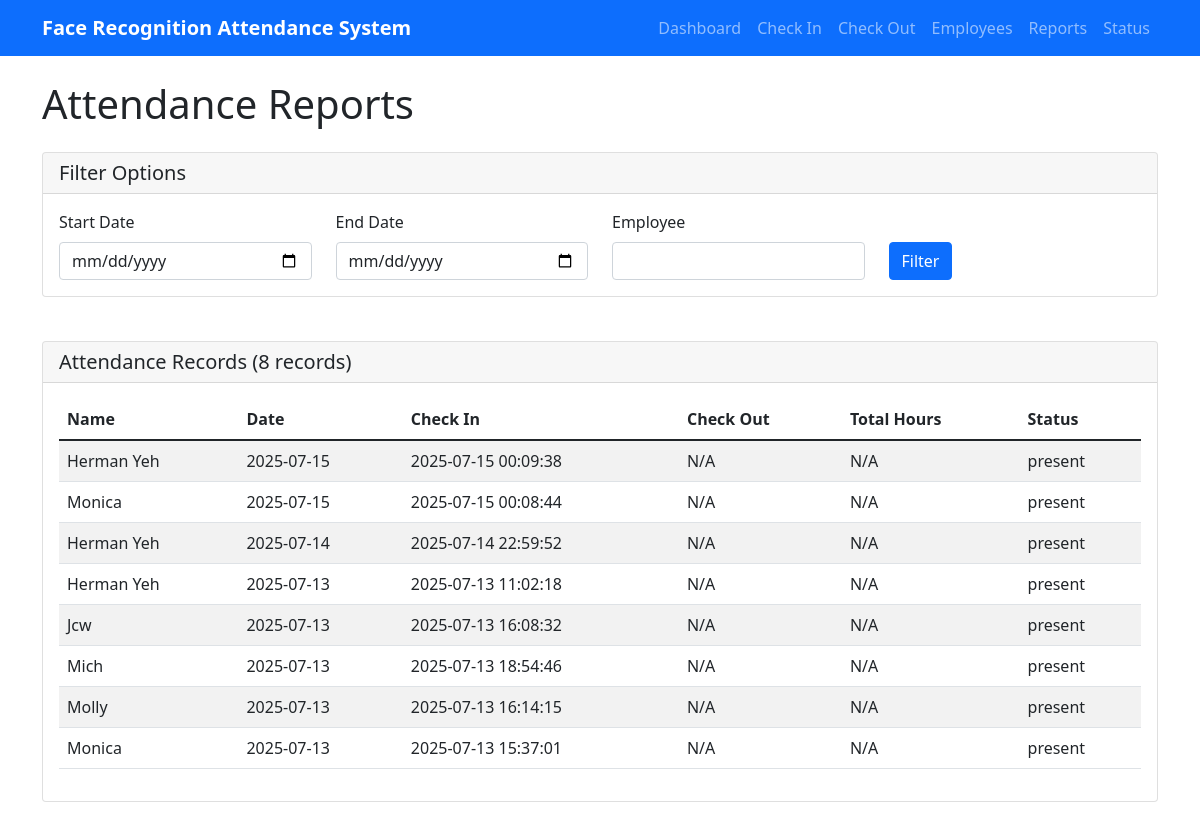
The page /reports on the database as committed earlier.
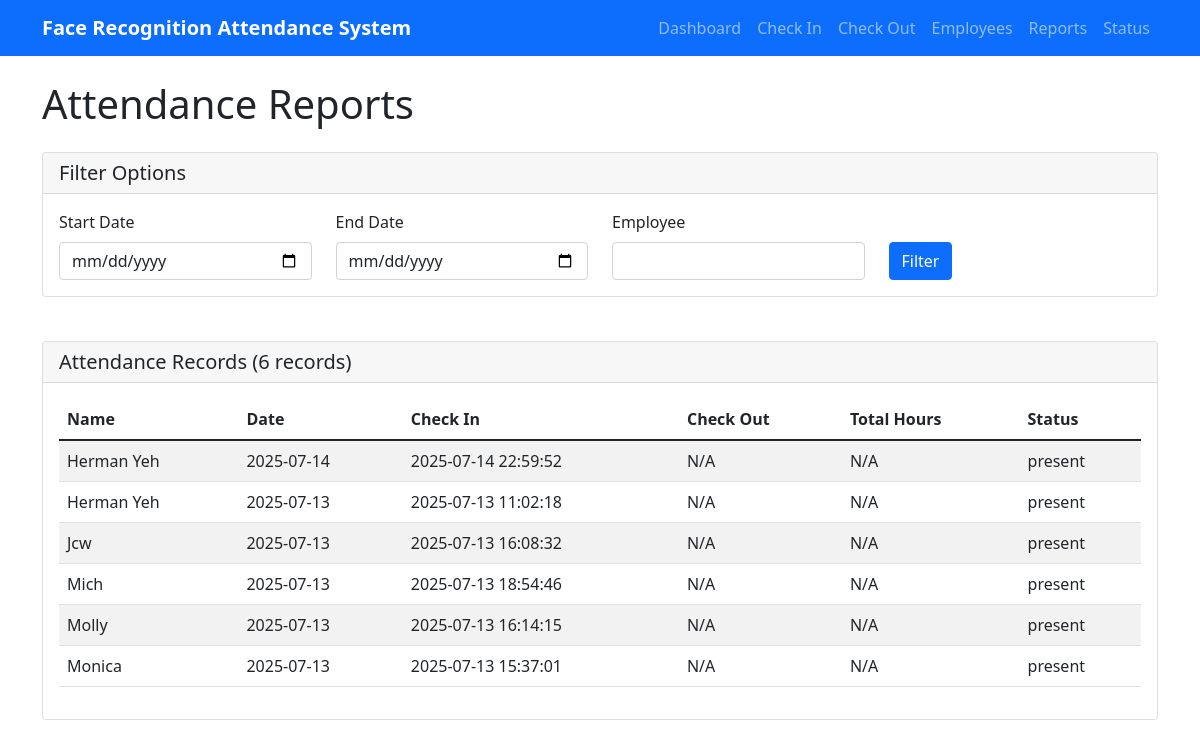
The same page on the database as committed later.
### tables this page shows
CREATE TABLE attendance (
                    id INTEGER PRIMARY KEY AUTOINCREMENT,
                    name TEXT NOT NULL,
                    date TEXT NOT NULL,
                    check_in_time TEXT,
                    check_out_time TEXT,
                    total_hours REAL,
                    status TEXT DEFAULT 'present',
                    created_at TIMESTAMP DEFAULT CURRENT_TIMESTAMP
                );

### attendance_web_server.py (the view)
@app.route('/reports')
def reports():
    db = get_db()
    start_date = request.args.get('start_date', '')
    end_date = request.args.get('end_date', '')
    employee = request.args.get('employee', '')
    records = db.get_attendance_report(
        start_date if start_date else None,
        end_date if end_date else None,
        employee if employee else None
    )
    return render_template('reports.html', records=records)

### attendance_web_server.py (called while the page is built)
def get_db():
    global db
    if db is None:
        db = AttendanceDatabase()
    return db

### templates/reports.html (shortened to what this page needs)
{% extends "base.html" %}
{% block content %}
<h1 class="mb-4">Attendance Reports</h1>
<div class="row mb-4">
    <div class="col-md-12">
        <div class="card">
            <div class="card-header">
                <h5 class="card-title mb-0">Filter Options</h5>
            </div>
            <div class="card-body">
                <form method="GET" class="row">
                    <div class="col-md-3">
                        <label for="start_date" class="form-label">Start Date</label>
                        <input type="date" class="form-control" id="start_date" name="start_date"
                               value="{{ request.args.get('start_date', '') }}">
                    </div>
                    <div class="col-md-3">
                        <label for="end_date" class="form-label">End Date</label>
                        <input type="date" class="form-control" id="end_date" name="end_date"
                               value="{{ request.args.get('end_date', '') }}">
                    </div>
                    <div class="col-md-3">
                        <label for="employee" class="form-label">Employee</label>
                        <input type="text" class="form-control" id="employee" name="employee"
                               value="{{ request.args.get('employee', '') }}">
                    </div>
                    <div class="col-md-3">
                        <label class="form-label">&nbsp;</label>
                        <button type="submit" class="btn btn-primary d-block">Filter</button>
                    </div>
                </form>
            </div>
        </div>
    </div>
</div>
<div class="card">
    <div class="card-header">
        <h5 class="card-title mb-0">Attendance Records ({{ records|length }} records)</h5>
    </div>
    <div class="card-body">
        {% if records %}
            <div class="table-responsive">
                <table class="table table-striped">
                    <thead>
                        <tr>
                            <th>Name</th>
                            <th>Date</th>
                            <th>Check In</th>
                            <th>Check Out</th>
                            <th>Total Hours</th>
                            <th>Status</th>
                        </tr>
                    </thead>
                    <tbody>
                        {% for record in records %}
                        <tr>
                            <td>{{ record.name }}</td>
                            <td>{{ record.date }}</td>
                            <td>{{ record.check_in_time or 'N/A' }}</td>
                            <td>{{ record.check_out_time or 'N/A' }}</td>
                            <td>{{ record.total_hours or 'N/A' }}</td>
                            <td>{{ record.status }}</td>
                        </tr>
                        {% endfor %}
                    </tbody>
                </table>
            </div>
        {% else %}
            <p>No records found.</p>
        {% endif %}
    </div>
</div>
{% endblock %}

### templates/base.html (shortened to what this page needs)
<!DOCTYPE html>
<html lang="en">
<head>
    <link href="https://cdn.jsdelivr.net/npm/bootstrap@5.1.3/dist/css/bootstrap.min.css" rel="stylesheet">
</head>
<body>
    <nav class="navbar navbar-expand-lg navbar-dark bg-primary">
        <div class="container">
            <a class="navbar-brand" href="/">Face Recognition Attendance System</a>
            <div class="navbar-nav">
                <a class="nav-link" href="/dashboard">Dashboard</a>
                <a class="nav-link" href="/check_in">Check In</a>
                <a class="nav-link" href="/check_out">Check Out</a>
                <a class="nav-link" href="/employees">Employees</a>
                <a class="nav-link" href="/reports">Reports</a>
                <a class="nav-link" href="/status">Status</a>
            </div>
        </div>
    </nav>
    <div class="container mt-4">
        {% block content %}{% endblock %}
    </div>
</body>
</html>

### templates/base.html (style rules this page uses)
.navbar-brand { font-weight: bold; }
.card { margin-bottom: 20px; }

Rows that differ between the two databases and show on the page:
removed attendance: name "Herman Yeh", date "2025-07-15", check_in_time "2025-07-15 00:09:38", check_out_time "N/A", total_hours "N/A", status "present"
removed attendance: name "Monica", date "2025-07-15", check_in_time "2025-07-15 00:08:44", check_out_time "N/A", total_hours "N/A", status "present"
Other text that changed with them:
{{ records|length }}: "8" → "6"
